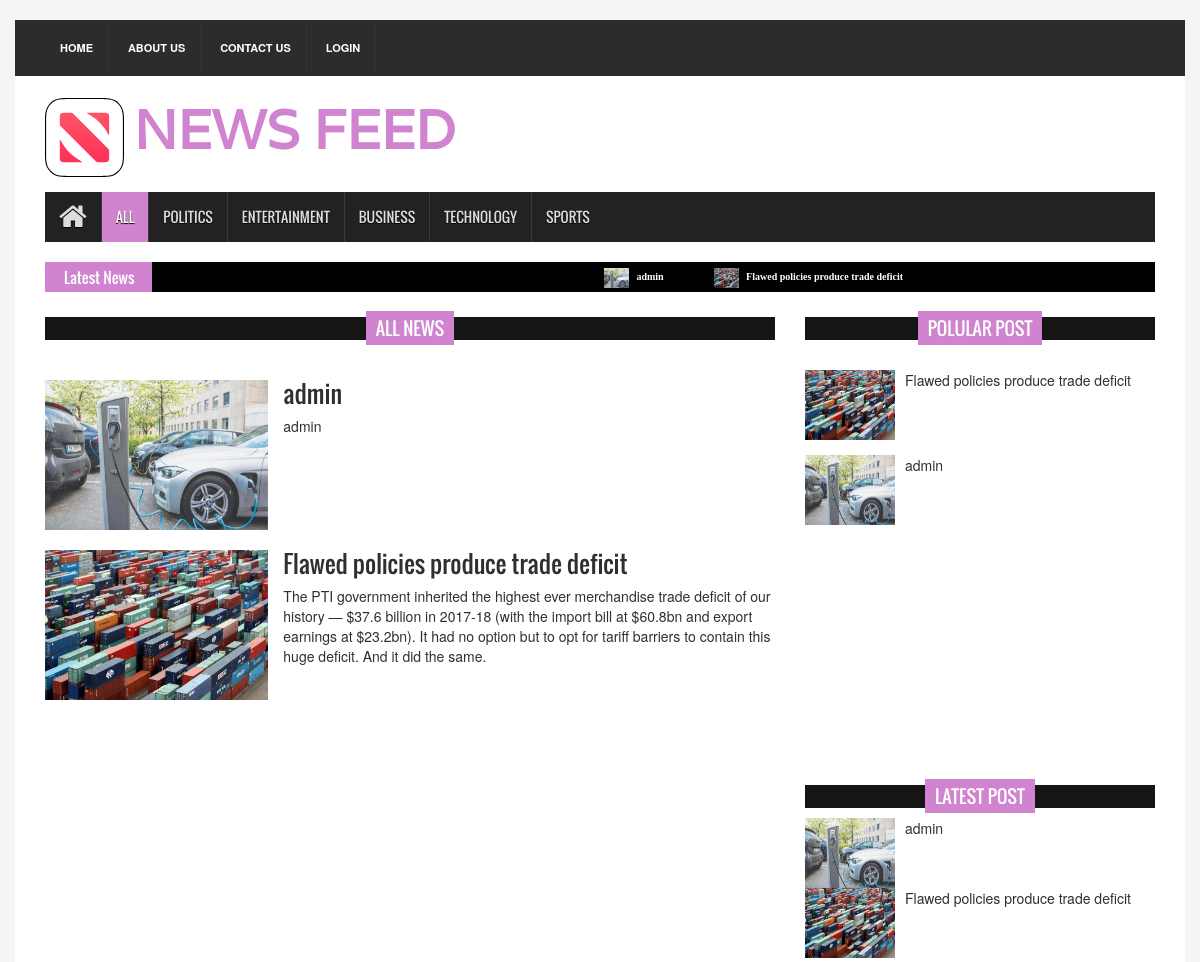
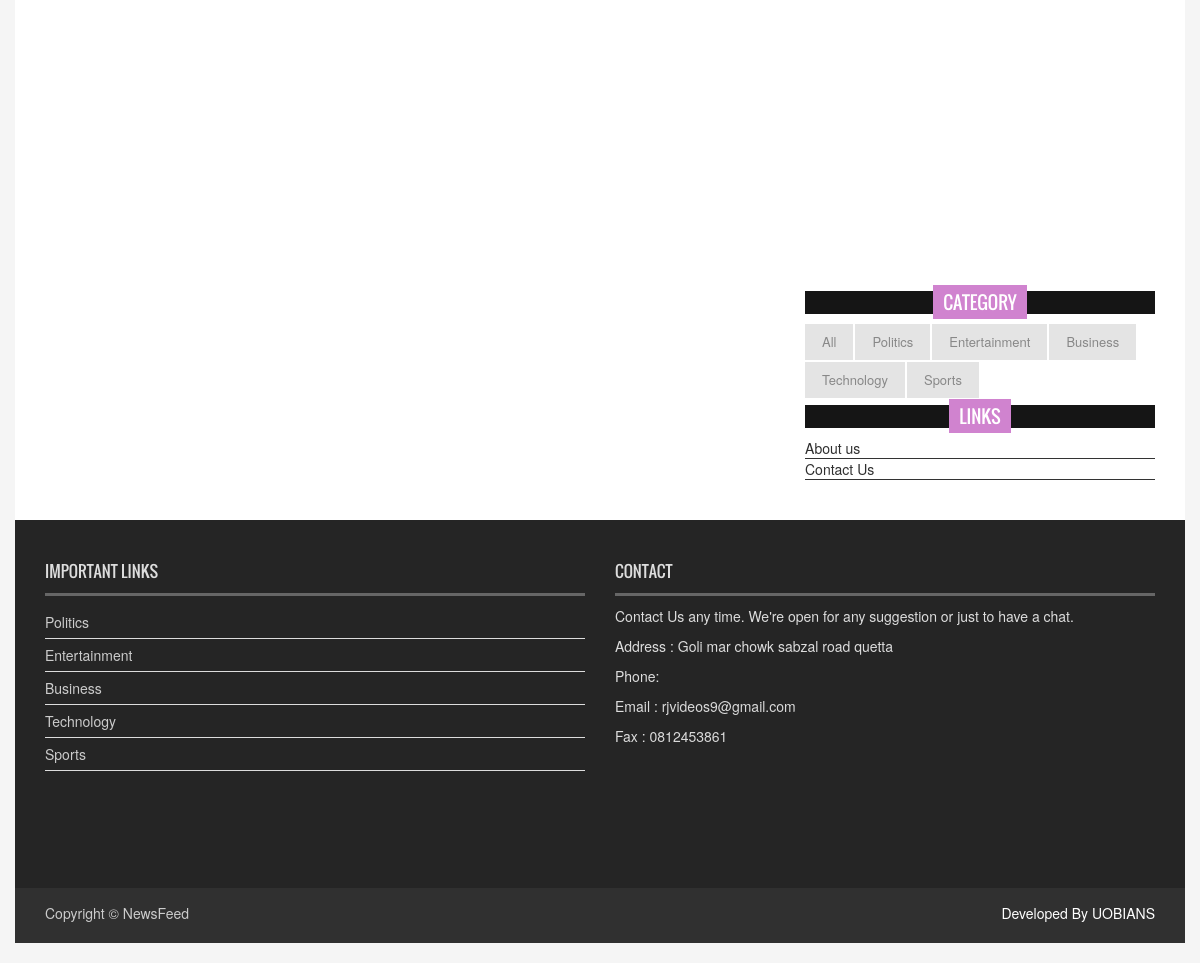
Page /all-posts on the committed database (2 pictures, top to bottom).
### main.py (models this page shows)
class Category(db.Model):
    __tablename__= 'category'
    cid = db.Column(db.Integer, primary_key=True)
    cname = db.Column(db.String(80), nullable=False)

class Tblposts(db.Model):
    __tablename__ = 'posts'
    pid = db.Column(db.Integer, primary_key=True)
    pheading = db.Column(db.String(80), nullable=False)
    pdescription = db.Column(db.String(500), nullable=False)
    pthumbnail = db.Column(db.String(120), nullable=False)
    catid = db.Column(db.Integer)
    pdetails = db.Column(db.String(5000), nullable=True)
    ptime= db.Column(db.DATE, default=datetime.now())
    pubid=  db.Column(db.String(120), nullable=False)

class Tblcontact(db.Model):
    __tablename__ = 'contact'
    id = db.Column(db.Integer, primary_key=True)
    address = db.Column(db.String(150), nullable=False)
    phone = db.Column(db.String(15), nullable=False)
    email = db.Column(db.String(120), nullable=False)
    fax = db.Column(db.String(15), nullable=True)

### main.py (the view)
@app.route("/all-posts")
def all_posts():
    contact= Tblcontact.query.all()
    posts = Tblposts.query.order_by(Tblposts.ptime.desc()).all()
    random = Tblposts.query.order_by(func.random()).all()
    count= Category.query.count()
    posts_cat = Category.query.all()
    return render_template('all-posts.html',posts =posts , random=random, contact=contact, count=count,posts_cat=posts_cat)

### templates/all-posts.html
{% extends 'master.html' %}
 {% block body %}
<section id="contentSection">
    <div class="row">
      <div class="col-lg-8 col-md-8 col-sm-8">
        <div class="left_content">
          <div class="single_post_content">
                <h2><span> All News </span> </h2>
             {% for a in posts %}
                 {% set fname = 'upload/thumbnail/' + a.pthumbnail %}
               <div class="row">
                      <div class="card">
                        <div class="col-lg-4">
                            <a href="../read-post/{{a.pid}}" > <img  style="height:150px; width:100%; " class="card-img img-fluid img-responsive" src="{{ url_for('static', filename=fname)}}"> </a>
                        </div>
                          <div class="card-body">
                             <div class="card-text"> <a href="../read-post/{{a.pid}}" > <h3> {{a.pheading}} </h3> </a> </div>
                             <div class="card-text"> <a href="../read-post/{{a.pid}}" >{{a.pdescription}} </a> </div>
                        </div>
                    </div>
               </div>
              {% endfor %}
          </div>
        </div>
      </div>
{% endblock %}

### templates/master.html (shortened to what this page needs)
<!DOCTYPE html>
<html>
<head>
<link rel="stylesheet" type="text/css" href="{{url_for('static', filename='assets/css/bootstrap.min.css')}}">
<link rel="stylesheet" type="text/css" href="{{url_for('static', filename='assets/css/font-awesome.min.css')}}">
<link rel="stylesheet" type="text/css" href="{{url_for('static', filename='assets/css/animate.css')}}">
<link rel="stylesheet" type="text/css" href="{{url_for('static', filename='assets/css/font.css')}}">
<link rel="stylesheet" type="text/css" href="{{url_for('static', filename='assets/css/li-scroller.css')}}">
<link rel="stylesheet" type="text/css" href="{{url_for('static', filename='assets/css/slick.css')}}">
<link rel="stylesheet" type="text/css" href="{{url_for('static', filename='assets/css/jquery.fancybox.css')}}">
<link rel="stylesheet" type="text/css" href="{{url_for('static', filename='assets/css/theme.css')}}">
<link rel="stylesheet" type="text/css" href="{{url_for('static', filename='assets/css/style.css')}}">
</head>
<body>
<div class="container-fluid">
  <header id="header">
    <div class="row">
      <div class="col-lg-12 col-md-12 col-sm-12">
        <div class="header_top">
          <div class="header_top_left">
            <ul class="top_nav ">
              <li {% if request.path == '/' %}class="active"{% endif %}><a href="{{url_for('home')}}">Home</a></li>
              <li><a href="./about-us">About us</a></li>
              <li><a href="{{url_for('contact')}}">Contact Us</a></li>
                {% if session.get('admin')%}
              <li><a href="{{url_for('admin')}}">Dashboard</a></li>
                {%else%}
                <li><a href="{{url_for('login')}}">Login</a></li>
                {%endif%}
            </ul>
          </div>
          <div class="header_top_right">
            <p> <?php echo date("l, F d, Y" , strtotime("now") ); ?> </p>
          </div>
        </div>
      </div>
      <div class="col-lg-12 col-md-12 col-sm-auto">
        <div class="header_bottom ">
          <a href="{{url_for('home')}}" class="logo"><img src="{{url_for('static', filename='upload/dp/logo.svg')}}" alt="">&nbsp;&nbsp;<span style="font-size: 120%">NEWS FEED</span> </a>
        </div>
      </div>
    </div>
  </header>
  <section id="navArea">
    <nav class="navbar navbar-inverse" role="navigation">
      <div id="navbar" class="navbar-collapse collapse">
        <ul class="nav navbar-nav main_nav">
          <li {% if request.path == '/' %}class="active"{% endif %}><a href="{{url_for('home')}}"><span class="fa fa-home desktop-home"></span><span class="mobile-show">Home</span></a></li>
         <li {% if request.path == '/all-posts' %}class="active"{% endif %}> <a href="{{url_for('all_posts')}}">All</a>  </li>
                    {% for cat in posts_cat%}
            <li {% if request.path =='/read-category/'+cat.cname%} class="active" {% endif %}><a href="/read-category/{{cat.cname}}">{{cat.cname}}</a></li>
                    {% endfor %}
        </ul>
      </div>
    </nav>
  </section>
  <section id="newsSection">
    <div class="row">
      <div class="col-lg-12 col-md-12">
        <div class="latest_newsarea"> <span>Latest News</span>
          <ul id="ticker01" class="news_sticker">
    {% for post_desc5 in posts[0:6] %}
        {% set fname = 'upload/thumbnail/' + post_desc5.pthumbnail %}
               <li><a href='/read-post/{{post_desc5.pid}}'><img  src="{{ url_for('static', filename=fname)}}"> {{post_desc5.pheading}}</a></li>
               {% endfor %}
    </div>
  </section>
 {% block body %} {% endblock %}
    <div class="col-lg-4 col-md-4 col-sm-4">
        <div class="latest_post">
          <h2><span>Polular post</span></h2>
          <div class="latest_post_container" style="height:500p; overflow: auto;">
            <ul class="latest_postnav" >
                {% for posts_ran in random[0:9] %}
        {% set fname = 'upload/thumbnail/' + posts_ran.pthumbnail %}
                <div class="media"> <a href="/read-post/{{posts_ran.pid}}" class="media-left"> <img alt="" src="{{ url_for('static', filename=fname) }}"> </a>
                  <div class="media-body"> <a href="/read-post/{{posts_ran.pid}}" class="catg_title"> {{posts_ran.pheading}}</a> </div>
                </div>
            </ul>
                   {% endfor %}
          </div>
        </div>
        <aside class="right_content">
        <div class="latest_post">
            <h2><span>Latest Post</span></h2>
            <div class="latest_post_container" style="height:500p; overflow: auto;">
            <ul class="post_nav pt-4"  >
                    {% for post in posts[0:9] %}
                     {% set fname = 'upload/thumbnail/' + post.pthumbnail %}
                    <li>
                    <div class="media"> <a href="/read-post/{{post.pid}}" class="media-left"> <img alt="" src="{{ url_for('static', filename=fname) }}"> </a>
                      <div class="media-body"> <a href="/read-post/{{post.pid}}" class="catg_title"> {{post.pheading}}</a> </div>
                    </div>
                  </li>
                    {% endfor %}
            </ul>
          </div>
          </div>
          <div class="single_sidebar">
          <div class="latest_post">
            <h2><span>category</span></h2>
            <div class="tab-content">
              <div role="tabpanel" class="tab-pane active" id="category">
                <ul>
                <li class="cat-item">  <a href="../all-posts">All</a>  </li>
                    {% for cat in posts_cat%}
                <li class="cat-item" ><a href="../read-category/{{cat.cname}}">{{cat.cname.capitalize()}}</a>
                </li>
       {% endfor %}
                </ul>
              </div>
            </div>
          </div>
          <div class="single_sidebar wow fadeInDown">
            <h2><span>Links</span></h2>
            <ul>
            <li><a href="./about-us">About us</a></li>
              <li><a href="./contact-us">Contact Us</a></li>
            </ul>
          </div>
        </aside>
      </div>
    </div>
  </section>
  <footer id="footer">
    <div class="footer_top">
      <div class="row">
        <div class="col-lg-6 col-md-6 col-sm-12">
          <div class="footer_widget wow fadeInDown">
            <h2>Important Links</h2>
            {% for cat in posts_cat%}
            <ul class="tag_nav">
                 <li><a href="../read-category/{{cat.cname}}">{{cat.cname.capitalize()}}</a></li>
 {% endfor %}
            </ul>
          </div>
        </div>
        <div class="col-lg-6 col-md-6 col-sm-12">
          <div class="footer_widget wow fadeInRightBig">
            <h2>Contact</h2>
            <p>Contact Us any time. We're open for any suggestion or just to have a chat.</p>
            <address>
            {% for ct in contact %}
              <P> Address : {{ct.address}}</P>
              <P>  Phone: <a  style="color:rgb(218,218,218);" href="{{ct.phn}}">{{ct.phn}}</a></P>
              <p>Email : <a style="color:rgb(218,218,218);" href = "mailto:{{ct.email}}"> {{ct.email}} </a> </p>
              <p>Fax : <a style="color:rgb(218,218,218);" href="fax:{{ct.fax}}"> {{ct.fax}} </a> </p>
           {% endfor %}
            </address>
          </div>
        </div>
      </div>
    </div>
    <div class="footer_bottom">
      <p class="copyright">Copyright &copy; <?php echo date("Y" , strtotime("now") ); ?> <a href="{{url_for('home')}}">NewsFeed</a></p>
      <p class="developer" style="color:white;">Developed By UOBIANS</p>
    </div>
  </footer>
</div>
</body>
</html>

### static/assets/css/li-scroller.css (style rules this page uses)
ul.newsticker { position:relative; left:750px; font:bold 10px Verdana; list-style-type:none; margin:0; padding:0 }
ul.newsticker li { float:left; margin:0; padding:0 }
ul.newsticker a { white-space:nowrap; padding:0; color:#fff; margin:0 50px 0 0 }
ul.newsticker a > img { height:20px; margin-right:5px; width:25px }

### static/assets/css/theme.css (style rules this page uses)
.logo > span { color:#d083cf }
.navbar-inverse .navbar-nav > .active > a, .navbar-inverse .navbar-nav > .active > a:hover, .navbar-inverse .navbar-nav > .active > a:focus { background-color:#d083cf }
.latest_newsarea span { background:none repeat scroll 0 0 #d083cf }
.latest_post > h2 span { background:none repeat scroll 0 0 #d083cf }
.single_post_content > h2 span { background:none repeat scroll 0 0 #d083cf }
.single_sidebar > h2 span { background:none repeat scroll 0 0 #d083cf }

### rows in the picture
Category: cname "POLITICS", cname "Politics"
Category: cname "ENTERTAINMENT", cname "Entertainment"
Category: cname "BUSINESS", cname "Business"
Category: cname "TECHNOLOGY", cname "Technology"
Category: cname "SPORTS", cname "Sports"
Tblposts: shows a picture, pheading "admin", pdescription "admin"
Tblposts: shows a picture, pheading "Flawed policies produce trade deficit", pdescription "The PTI government inherited the highest ever merchandise trade deficit of our history — $37.6 billion in 2017-18 (with the import bill at $60.8bn and export earnings at $23.2bn). It had no option but to opt for tariff barriers to contain this huge deficit. And it did the same."
Tblcontact: address "Goli mar chowk sabzal road quetta", email "rjvideos9@gmail.com", fax "0812453861"
